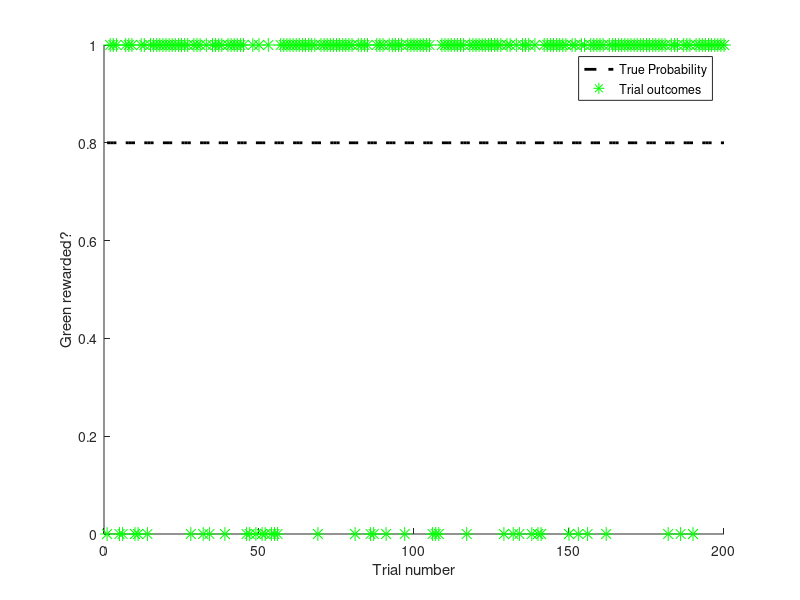

Write the MATLAB code that produced this figure. (Note: this script raises an error after producing the figure.)
% Learning rates, and how they affect probability learning
% Block Practical session 1

%% 1. Learning with a fixed schedule
% this sets up the 'schedule', i.e. which option is rewarded on each trial

fixedProb = 0.8;    % this is the true probability that green is rewarded
startingProb = 0.5;  % this defines the model's estimated pronbabilty on the very first trial
alpha = 0.05;         % this is the model's learning rate
nTrials = 200;       % this is the number of trials
trueProbability = ones(1,nTrials)*fixedProb; %reward probability on each trial

% now, we'll simulate whether green was rewarded on every trial
opt1Rewarded(1:nTrials) = rand(1,nTrials) < trueProbability;

%plot the schedule on each trial, and the fixed probability of reward
figure(1);clf;hold on;plotIndex = [];
plotIndex(1) = plot(trueProbability,'k--','LineWidth',2); 
plotIndex(2) = plot(opt1Rewarded,'g*','MarkerSize',10);
xlim([0 nTrials]); %sets the x axis
xlabel('Trial number'); %labels it
ylim([0 1]); %sets the y axis
ylabel('Green rewarded?'); %labels it
legend(plotIndex, {'True Probability' 'Trial outcomes'});

% EXERCISE A: open up RL_model.m, and complete the last two lines of code
probOpt1 = RL_model(opt1Rewarded,alpha,startingProb);

%once you've successfully coded your RL_model, you can then plot the model's
%estimated probabilities (on top of the plot above)
plotIndex(3) = plot(probOpt1,'r-','LineWidth',2);
legend(plotIndex, {'True Probability' 'Trial outcomes' 'RL model probability'});

% EXERCISE B. Use the code above to try to understand what happens when you
%   vary alpha (and other parameters). What are the advantages of having a 
%   low alpha? What are the advantages of having a high alpha? If you set
%   alpha to 1, how does the model behave? Make changes to the variables at
%   the top of this cell to explore this (see handout for further details).

% EXERCISE C. Load in the 'reversal' schedule used in the experiment. In
%   which part of the schedule does it help to have a higher alpha? In which
%   part of the schedule does it help to have a lower alpha? (see handout for
%   further details).


%% 3. How many trials do we look back into the past with different alphas?

alpha = 0.15;

T = 25;
for t = 1:T             
    % EXERCISE D. explain/derive the following equation:
    weight(t) = (1-alpha).^(T-t)*alpha; 
end

%plot the weights running back across previous trials
figure;clf;
plot(-(T-1):1:0,weight);
ylim([0 alpha*1.2]);
xlim([-(T-1) 0]);
xlabel('Delay (trials)');
ylabel('Weight');
title(sprintf('alpha = %0.2f',alpha));
